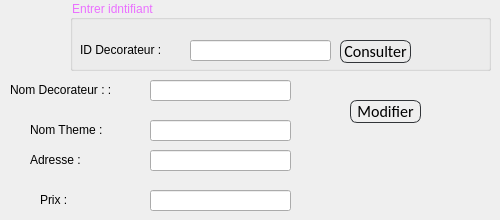
     <widget class="QWidget" name="Modifier_theme">
      <attribute name="title">
       <string>Modifier Decorateur</string>
      </attribute>
      <widget class="QLabel" name="label_20">
       <property name="geometry">
        <rect>
         <x>10</x>
         <y>80</y>
         <width>121</width>
         <height>20</height>
        </rect>
       </property>
       <property name="styleSheet">
        <string notr="true">font: 75 11pt &quot;MS Shell Dlg 2&quot;;
color: rgb(0, 0, 0);</string>
       </property>
       <property name="text">
        <string>Nom Decorateur : :</string>
       </property>
      </widget>
      <widget class="QLabel" name="label_21">
       <property name="geometry">
        <rect>
         <x>30</x>
         <y>120</y>
         <width>101</width>
         <height>20</height>
        </rect>
       </property>
       <property name="styleSheet">
        <string notr="true">font: 75 11pt &quot;MS Shell Dlg 2&quot;;
color: rgb(0, 0, 0);</string>
       </property>
       <property name="text">
        <string>Nom Theme :</string>
       </property>
      </widget>
      <widget class="QLabel" name="label_22">
       <property name="geometry">
        <rect>
         <x>40</x>
         <y>190</y>
         <width>101</width>
         <height>20</height>
        </rect>
       </property>
       <property name="styleSheet">
        <string notr="true">font: 75 11pt &quot;MS Shell Dlg 2&quot;;
color: rgb(0, 0, 0);</string>
       </property>
       <property name="text">
        <string>Prix :</string>
       </property>
      </widget>
      <widget class="QLineEdit" name="le_nom_dec_mod">
       <property name="geometry">
        <rect>
         <x>150</x>
         <y>80</y>
         <width>141</width>
         <height>21</height>
        </rect>
       </property>
       <property name="text">
        <string/>
       </property>
      </widget>
      <widget class="QLineEdit" name="le_nom_theme_mod">
       <property name="geometry">
        <rect>
         <x>150</x>
         <y>120</y>
         <width>141</width>
         <height>21</height>
        </rect>
       </property>
       <property name="text">
        <string/>
       </property>
      </widget>
      <widget class="QLineEdit" name="le_prix_mod">
       <property name="geometry">
        <rect>
         <x>150</x>
         <y>190</y>
         <width>141</width>
         <height>21</height>
        </rect>
       </property>
       <property name="text">
        <string/>
       </property>
      </widget>
      <widget class="QPushButton" name="Modifier_Modifiertheme">
       <property name="geometry">
        <rect>
         <x>350</x>
         <y>100</y>
         <width>71</width>
         <height>23</height>
        </rect>
       </property>
       <property name="styleSheet">
        <string notr="true">QPushButton
{
	background: transparent;
	border-style:solid;
	border-radius:7px;
	border-width:1px;
border-color: rgb(50, 53, 57);
	color:rgb(0,0,0);
	font-size:16px;
font-family:Calibri;
}

QPushButton:hover
{
	background-color: #00000000;
	border-color: rgb(30, 227, 0);
	/*color:rgb(30, 227, 0);*/
}

QPushButton:focus
{
	background-color:  rgb(30, 227, 0);
	border-color: rgba(30, 227, 0,0);
	color:rgb(255, 255, 255);
}</string>
       </property>
       <property name="text">
        <string>Modifier</string>
       </property>
      </widget>
      <widget class="QLineEdit" name="le_adresse_mod">
       <property name="geometry">
        <rect>
         <x>150</x>
         <y>150</y>
         <width>141</width>
         <height>21</height>
        </rect>
       </property>
       <property name="text">
        <string/>
       </property>
      </widget>
      <widget class="QLabel" name="label_23">
       <property name="geometry">
        <rect>
         <x>30</x>
         <y>150</y>
         <width>101</width>
         <height>20</height>
        </rect>
       </property>
       <property name="styleSheet">
        <string notr="true">font: 75 11pt &quot;MS Shell Dlg 2&quot;;
color: rgb(0, 0, 0);</string>
       </property>
       <property name="text">
        <string>Adresse :</string>
       </property>
      </widget>
      <widget class="QGroupBox" name="groupBox_4">
       <property name="geometry">
        <rect>
         <x>70</x>
         <y>0</y>
         <width>421</width>
         <height>71</height>
        </rect>
       </property>
       <property name="styleSheet">
        <string notr="true">font: 75 italic 11pt &quot;Times New Roman&quot;;
color: rgb(234, 112, 255);</string>
       </property>
       <property name="title">
        <string>Entrer idntifiant</string>
       </property>
       <widget class="QLineEdit" name="le_id_dec_mod">
        <property name="geometry">
         <rect>
          <x>120</x>
          <y>40</y>
          <width>141</width>
          <height>21</height>
         </rect>
        </property>
        <property name="text">
         <string/>
        </property>
       </widget>
       <widget class="QLabel" name="label_19">
        <property name="geometry">
         <rect>
          <x>10</x>
          <y>40</y>
          <width>101</width>
          <height>20</height>
         </rect>
        </property>
        <property name="styleSheet">
         <string notr="true">font: 75 11pt &quot;MS Shell Dlg 2&quot;;
color: rgb(0, 0, 0);</string>
        </property>
        <property name="text">
         <string>ID Decorateur :</string>
        </property>
       </widget>
       <widget class="QPushButton" name="Modifier_Modifiertheme_2">
        <property name="geometry">
         <rect>
          <x>270</x>
          <y>40</y>
          <width>71</width>
          <height>23</height>
         </rect>
        </property>
        <property name="styleSheet">
         <string notr="true">QPushButton
{
	background: transparent;
	border-style:solid;
	border-radius:7px;
	border-width:1px;
border-color: rgb(50, 53, 57);
	color:rgb(0,0,0);
	font-size:16px;
font-family:Calibri;
}

QPushButton:hover
{
	background-color: #00000000;
	border-color: rgb(30, 227, 0);
	/*color:rgb(30, 227, 0);*/
}

QPushButton:focus
{
	background-color:  rgb(30, 227, 0);
	border-color: rgba(30, 227, 0,0);
	color:rgb(255, 255, 255);
}</string>
        </property>
        <property name="text">
         <string>Consulter</string>
        </property>
       </widget>
      </widget>
     </widget>
